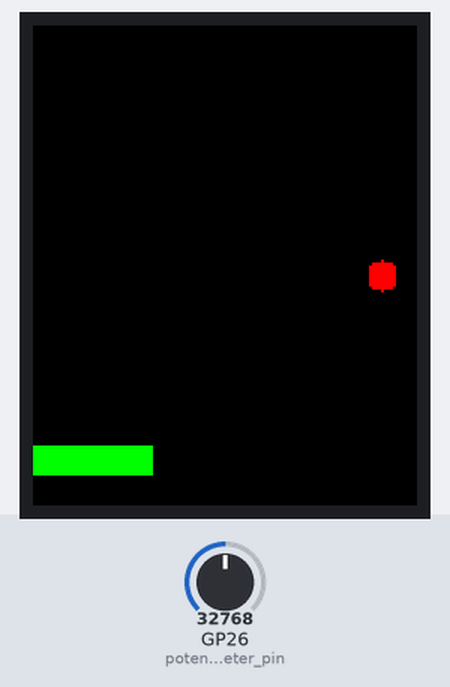
Bench run of a program on a simulated Raspberry Pi Pico running MicroPython. On the bench: 128×160 colour display. The inputs (shaded band) are chosen by the test bench; at power-on: GP26 (potentiometer_pin) = 32768 (analog values on the 0–65535 scale).

Above: at 2.1 s.
2.2 s: GP26 (potentiometer_pin) set to 45874
At 2.66 s:
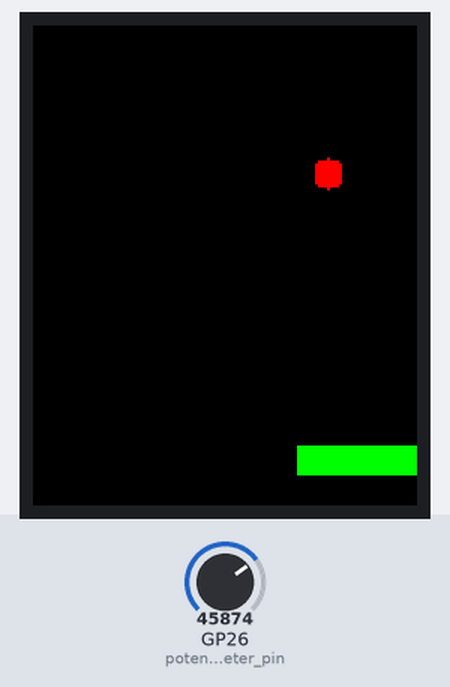
4.0 s: GP26 (potentiometer_pin) set to 32767
At 4.25 s:
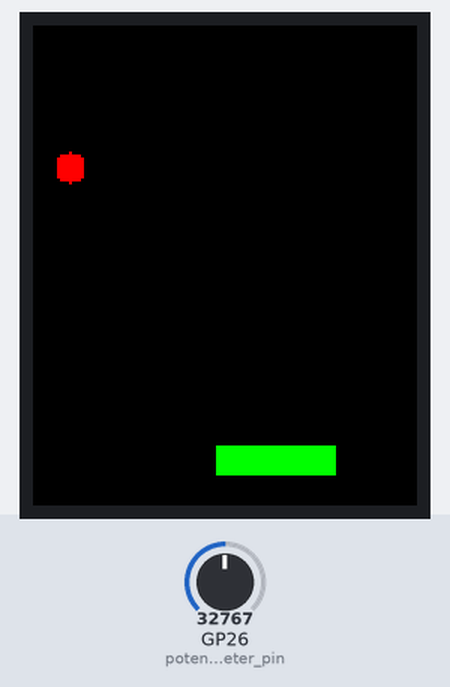
5.9 s: GP26 (potentiometer_pin) set to 57670
At 8.3 s:
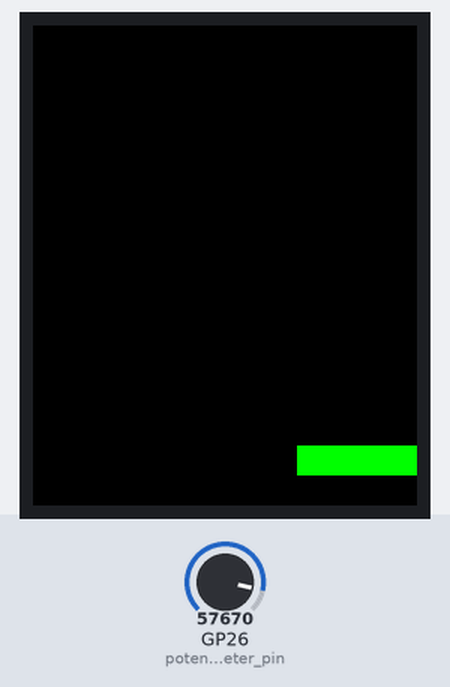
Timing chart, 0 to 9.8 s (numbered marks = the images above; inputs shaded):
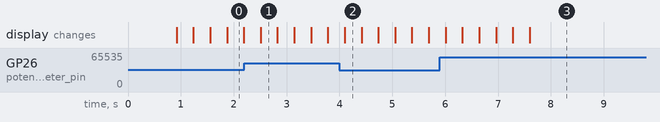

The program:

main.py
```python
from ST7735 import TFT
from machine import SPI, Pin, ADC
import time

# Assuming screen dimensions are 128x160
screen_width = 128
screen_height = 160

spi = SPI(0, baudrate=20000000, polarity=0, phase=0, sck=Pin(2), mosi=Pin(3), miso=Pin(4))
tft = TFT(spi, 0, 7, 1)
tft.initr()
tft.rgb(True)

# Set paddle parameters
paddle_width = 40
paddle_height = 10
paddle_color = TFT.GREEN

# Set ball parameters
ball_radius = 5
ball_color = TFT.RED
ball_speed_x = 2
ball_speed_y = 2

# Set up ADC for potentiometer input
potentiometer_pin = 26  # GPIO pin connected to the potentiometer
adc = ADC(Pin(potentiometer_pin))
adc_width = 10  # 10-bit ADC resolution

# Set dead zone and smoothing factor
dead_zone = 100  # Adjust based on your potentiometer characteristics
smoothing_factor = 0.1  # Adjust based on your preference

# Set the step size for paddle movement
step_size = 1  # Adjust based on your preference

# Read the initial position of the potentiometer
initial_pot_value = adc.read_u16()

current_paddle_x = screen_width // 2  # Start in the middle of the screen

# Initial ball position and direction
ball_x = screen_width // 2
ball_y = screen_height - paddle_height - 10 - ball_radius
ball_direction_x = 1
ball_direction_y = -1

while True:
    # Read the analog value from the potentiometer
    pot_value = adc.read_u16()

    # Apply dead zone
    if pot_value < initial_pot_value + dead_zone and pot_value > initial_pot_value - dead_zone:
        pot_value = initial_pot_value

    # Smooth the potentiometer value
    target_paddle_x = int((pot_value - initial_pot_value) / max(1, (2**adc_width - 1)) * (screen_width - paddle_width))
    current_paddle_x = int(current_paddle_x + smoothing_factor * (target_paddle_x - current_paddle_x))

    # Calculate the new position with a smaller step size
    current_paddle_x += step_size * (target_paddle_x - current_paddle_x) // max(1, abs(target_paddle_x - current_paddle_x))

    # Limit the paddle within the screen boundaries
    current_paddle_x = max(0, min(screen_width - paddle_width, current_paddle_x))

    # Move the ball
    ball_x += ball_speed_x * ball_direction_x
    ball_y += ball_speed_y * ball_direction_y

    # Bounce the ball on the walls
    if ball_x - ball_radius <= 0 or ball_x + ball_radius >= screen_width:
        ball_direction_x *= -1

    if ball_y - ball_radius <= 0:
        ball_direction_y *= -1

    # Bounce the ball on the paddle
    if (
        ball_y + ball_radius >= screen_height - paddle_height - 10
        and current_paddle_x <= ball_x <= current_paddle_x + paddle_width
    ):
        ball_direction_y *= -1

    # Draw the paddle
    tft.fill(TFT.BLACK)  # Clear the screen
    tft.fillrect((current_paddle_x, screen_height - paddle_height - 10), (paddle_width, paddle_height), paddle_color)

    # Draw the ball
    tft.fillcircle((int(ball_x), int(ball_y)), ball_radius, ball_color)

    # Update the display
    time.sleep_ms(20)  # Adjust the delay for the desired update rate
```
